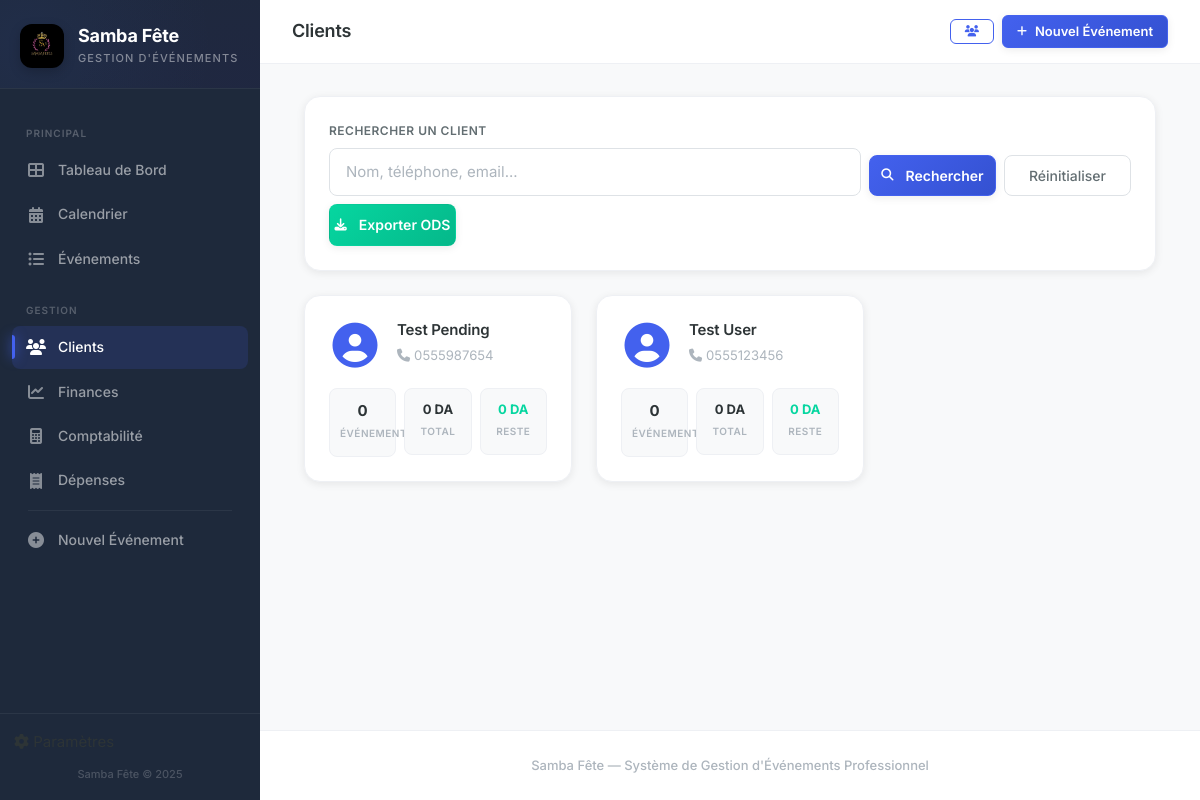
The app's page /clients, older data.
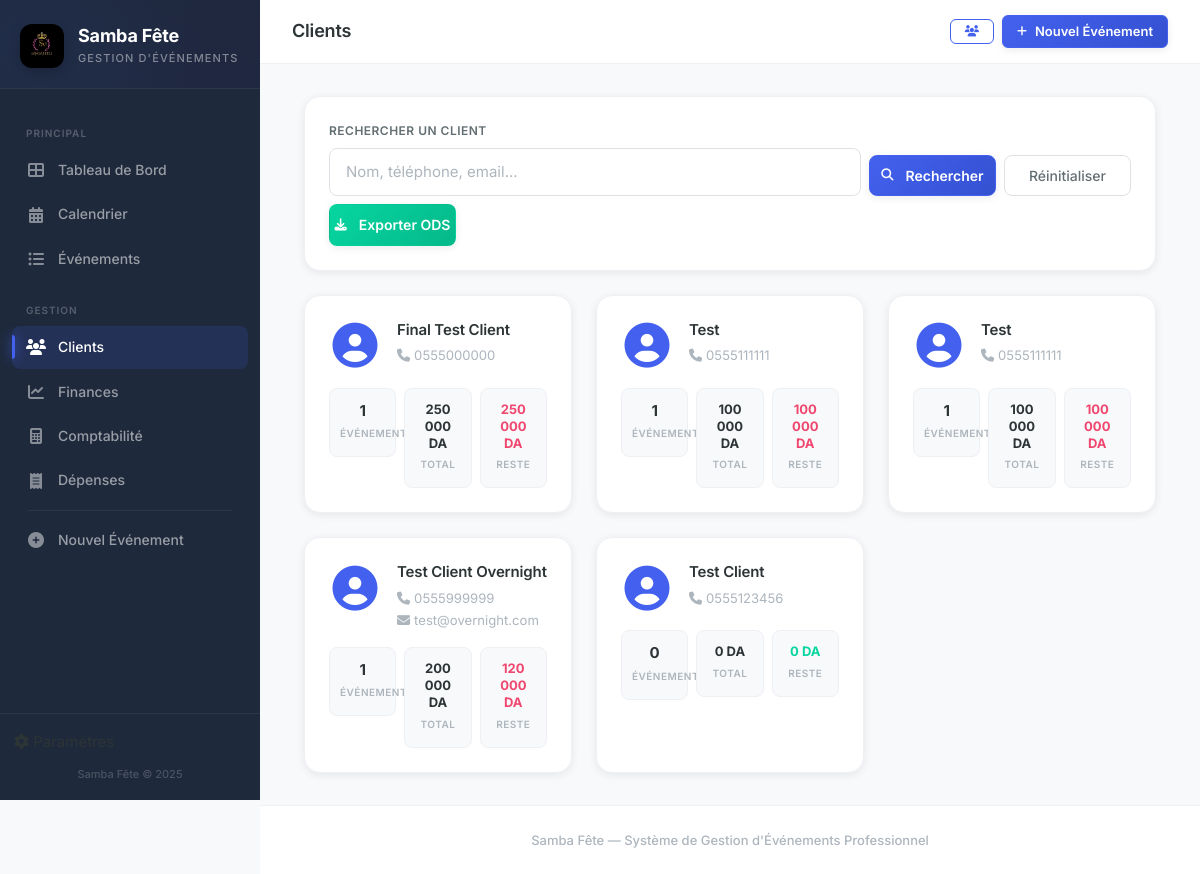
The same page, newer data.
### tables this page shows
CREATE TABLE clients (
            id INTEGER PRIMARY KEY AUTOINCREMENT,
            name TEXT NOT NULL,
            phone TEXT NOT NULL,
            phone2 TEXT,
            email TEXT,
            address TEXT,
            created_at TEXT DEFAULT (datetime('now','localtime'))
        );

### app.py (the view)
@app.route('/clients')
def client_list():
    db = get_db()
    search = request.args.get('q', '').strip()
    query = ("SELECT c.*, "
             "(SELECT COUNT(*) FROM events WHERE client_id=c.id) as event_count, "
             "(SELECT COALESCE(SUM(CASE WHEN p.is_refunded=0 THEN p.amount ELSE 0 END),0) FROM payments p JOIN events e ON p.event_id=e.id WHERE e.client_id=c.id) as total_paid, "
             "(SELECT COALESCE(SUM(e.total_amount),0) FROM events e WHERE e.client_id=c.id) as total_owed "
             "FROM clients c WHERE 1=1")
    params = []
    if search:
        query += " AND (c.name LIKE ? OR c.phone LIKE ? OR c.email LIKE ?)"
        params.extend([f'%{search}%', f'%{search}%', f'%{search}%'])
    query += " ORDER BY c.created_at DESC"
    clients = db.execute(query, params).fetchall()
    db.close()
    return render_template('client_list.html', clients=clients, search=search)

### app.py (called while the page is built)
def format_da(amount):
    try:
        return f"{float(amount):,.0f} DA".replace(",", " ")
    except (ValueError, TypeError):
        return "0 DA"

### models.py (called while the page is built)
def get_db():
    conn = sqlite3.connect(DB_PATH, timeout=10)
    conn.row_factory = sqlite3.Row
    conn.execute("PRAGMA foreign_keys = ON")
    return conn

### templates/client_list.html (shortened to what the changed rows need)
{% extends "base.html" %}
{% block content %}
<div class="container-fluid">
    {% if clients %}
    <div class="row g-4">
        {% for c in clients %}
        <div class="col-md-6 col-lg-4">
            <a href="{{ url_for('client_detail', client_id=c.id) }}" class="text-decoration-none">
                <div class="card-custom client-card h-100">
                    <div class="card-body-custom">
                        <div class="d-flex align-items-start mb-3">
                            <div class="client-avatar me-3">
                                <i class="fas fa-user-circle fa-3x" style="color: var(--primary);"></i>
                            </div>
                            <div class="flex-grow-1">
                                <h5 class="mb-1" style="color: var(--text); font-weight: 600;">{{ c.name }}</h5>
                                <small class="text-muted">
                                    <i class="fas fa-phone me-1"></i>{{ c.phone }}
                                </small>
                                {% if c.email %}
                                <small class="text-muted d-block">
                                    <i class="fas fa-envelope me-1"></i>{{ c.email }}
                                </small>
                                {% endif %}
                            </div>
                        </div>
                        <div class="row g-2 text-center">
                            <div class="col-4">
                                <div class="stat-mini">
                                    <span class="stat-mini-value">{{ c.event_count }}</span>
                                    <span class="stat-mini-label">Événements</span>
                                </div>
                            </div>
                            <div class="col-4">
                                <div class="stat-mini">
                                    <span class="stat-mini-value" style="font-size: 0.8125rem;">{{ c.total_owed | format_da }}</span>
                                    <span class="stat-mini-label">Total</span>
                                </div>
                            </div>
                            <div class="col-4">
                                <div class="stat-mini">
                                    {% set remaining = c.total_owed - c.total_paid %}
                                    <span class="stat-mini-value {% if remaining > 0 %}text-danger{% else %}text-success{% endif %}" style="font-size: 0.8125rem;">
                                        {{ remaining | format_da }}
                                    </span>
                                    <span class="stat-mini-label">Reste</span>
                                </div>
                            </div>
                        </div>
                    </div>
                </div>
            </a>
        </div>
        {% endfor %}
    </div>
    {% endif %}
</div>
{% endblock %}

Row changes from the older to the newer data that the page shows:
added clients: name "Final Test Client", phone "0555000000", event_count "1", total_owed "250 000 DA", remaining "250 000 DA"
added clients: name "Test", phone "0555111111", event_count "1", total_owed "100 000 DA", remaining "100 000 DA"
added clients: name "Test", phone "0555111111", event_count "1", total_owed "100 000 DA", remaining "100 000 DA"
changed clients: name "Test Pending" → "Test Client Overnight"; phone "0555987654" → "0555999999"; email (not shown) → "test@overnight.com"; event_count "0" → "1"; total_owed "0 DA" → "200 000 DA"; remaining "0 DA" → "120 000 DA"
changed clients: name "Test User" → "Test Client"
